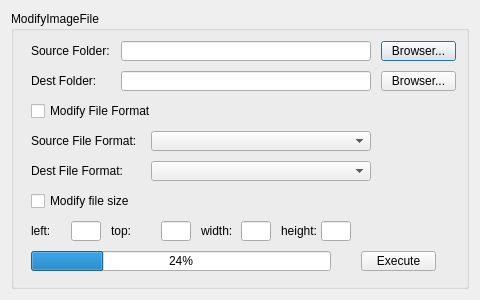
<?xml version="1.0" encoding="UTF-8"?>
<ui version="4.0">
 <class>ModifyImageFileClass</class>
 <widget class="QDialog" name="ModifyImageFileClass">
  <property name="geometry">
   <rect>
    <x>0</x>
    <y>0</y>
    <width>480</width>
    <height>300</height>
   </rect>
  </property>
  <property name="minimumSize">
   <size>
    <width>480</width>
    <height>300</height>
   </size>
  </property>
  <property name="maximumSize">
   <size>
    <width>480</width>
    <height>300</height>
   </size>
  </property>
  <property name="windowTitle">
   <string>ModifyImageFile</string>
  </property>
  <layout class="QVBoxLayout" name="verticalLayout">
   <item>
    <widget class="QGroupBox" name="groupBox">
     <property name="title">
      <string>ModifyImageFile</string>
     </property>
     <widget class="QCheckBox" name="checkBox_modifyFileFormat">
      <property name="geometry">
       <rect>
        <x>20</x>
        <y>90</y>
        <width>130</width>
        <height>20</height>
       </rect>
      </property>
      <property name="text">
       <string>Modify File Format</string>
      </property>
     </widget>
     <widget class="QCheckBox" name="checkBox_modifyFileSize">
      <property name="geometry">
       <rect>
        <x>20</x>
        <y>180</y>
        <width>130</width>
        <height>20</height>
       </rect>
      </property>
      <property name="text">
       <string>Modify file size</string>
      </property>
     </widget>
     <widget class="QLabel" name="label_2">
      <property name="geometry">
       <rect>
        <x>20</x>
        <y>60</y>
        <width>90</width>
        <height>20</height>
       </rect>
      </property>
      <property name="text">
       <string>Dest Folder:</string>
      </property>
     </widget>
     <widget class="QLineEdit" name="lineEdit_destFolder">
      <property name="geometry">
       <rect>
        <x>110</x>
        <y>60</y>
        <width>250</width>
        <height>20</height>
       </rect>
      </property>
     </widget>
     <widget class="QPushButton" name="pushButton_sourceFolder">
      <property name="geometry">
       <rect>
        <x>370</x>
        <y>30</y>
        <width>75</width>
        <height>20</height>
       </rect>
      </property>
      <property name="text">
       <string>Browser...</string>
      </property>
     </widget>
     <widget class="QPushButton" name="pushButton_destFolder">
      <property name="geometry">
       <rect>
        <x>370</x>
        <y>60</y>
        <width>75</width>
        <height>20</height>
       </rect>
      </property>
      <property name="text">
       <string>Browser...</string>
      </property>
     </widget>
     <widget class="QLineEdit" name="lineEdit_sourceFolder">
      <property name="geometry">
       <rect>
        <x>110</x>
        <y>30</y>
        <width>250</width>
        <height>20</height>
       </rect>
      </property>
     </widget>
     <widget class="QLabel" name="label">
      <property name="geometry">
       <rect>
        <x>20</x>
        <y>30</y>
        <width>90</width>
        <height>20</height>
       </rect>
      </property>
      <property name="text">
       <string>Source Folder:</string>
      </property>
     </widget>
     <widget class="QLabel" name="label_4">
      <property name="geometry">
       <rect>
        <x>20</x>
        <y>150</y>
        <width>110</width>
        <height>20</height>
       </rect>
      </property>
      <property name="text">
       <string>Dest File Format:</string>
      </property>
     </widget>
     <widget class="QLabel" name="label_3">
      <property name="geometry">
       <rect>
        <x>20</x>
        <y>120</y>
        <width>110</width>
        <height>20</height>
       </rect>
      </property>
      <property name="text">
       <string>Source File Format:</string>
      </property>
     </widget>
     <widget class="QPushButton" name="pushButton_execute">
      <property name="geometry">
       <rect>
        <x>350</x>
        <y>240</y>
        <width>75</width>
        <height>20</height>
       </rect>
      </property>
      <property name="text">
       <string>Execute</string>
      </property>
     </widget>
     <widget class="QLabel" name="label_5">
      <property name="geometry">
       <rect>
        <x>20</x>
        <y>210</y>
        <width>40</width>
        <height>20</height>
       </rect>
      </property>
      <property name="text">
       <string>left:</string>
      </property>
     </widget>
     <widget class="QLabel" name="label_6">
      <property name="geometry">
       <rect>
        <x>100</x>
        <y>210</y>
        <width>40</width>
        <height>20</height>
       </rect>
      </property>
      <property name="text">
       <string>top:</string>
      </property>
     </widget>
     <widget class="QLabel" name="label_7">
      <property name="geometry">
       <rect>
        <x>190</x>
        <y>210</y>
        <width>40</width>
        <height>20</height>
       </rect>
      </property>
      <property name="text">
       <string>width:</string>
      </property>
     </widget>
     <widget class="QLabel" name="label_8">
      <property name="geometry">
       <rect>
        <x>270</x>
        <y>210</y>
        <width>40</width>
        <height>20</height>
       </rect>
      </property>
      <property name="text">
       <string>height:</string>
      </property>
     </widget>
     <widget class="QLineEdit" name="lineEdit_left">
      <property name="geometry">
       <rect>
        <x>60</x>
        <y>210</y>
        <width>30</width>
        <height>20</height>
       </rect>
      </property>
     </widget>
     <widget class="QLineEdit" name="lineEdit_right">
      <property name="geometry">
       <rect>
        <x>150</x>
        <y>210</y>
        <width>30</width>
        <height>20</height>
       </rect>
      </property>
     </widget>
     <widget class="QLineEdit" name="lineEdit_width">
      <property name="geometry">
       <rect>
        <x>230</x>
        <y>210</y>
        <width>30</width>
        <height>20</height>
       </rect>
      </property>
     </widget>
     <widget class="QLineEdit" name="lineEdit_height">
      <property name="geometry">
       <rect>
        <x>310</x>
        <y>210</y>
        <width>30</width>
        <height>20</height>
       </rect>
      </property>
     </widget>
     <widget class="QComboBox" name="comboBox_sourceFileFormat">
      <property name="geometry">
       <rect>
        <x>140</x>
        <y>120</y>
        <width>220</width>
        <height>20</height>
       </rect>
      </property>
     </widget>
     <widget class="QComboBox" name="comboBox_destFileFormat">
      <property name="geometry">
       <rect>
        <x>140</x>
        <y>150</y>
        <width>220</width>
        <height>20</height>
       </rect>
      </property>
     </widget>
     <widget class="QProgressBar" name="progressBar">
      <property name="geometry">
       <rect>
        <x>20</x>
        <y>240</y>
        <width>300</width>
        <height>20</height>
       </rect>
      </property>
      <property name="value">
       <number>24</number>
      </property>
     </widget>
    </widget>
   </item>
  </layout>
 </widget>
 <layoutdefault spacing="6" margin="11"/>
 <resources/>
 <connections/>
</ui>
